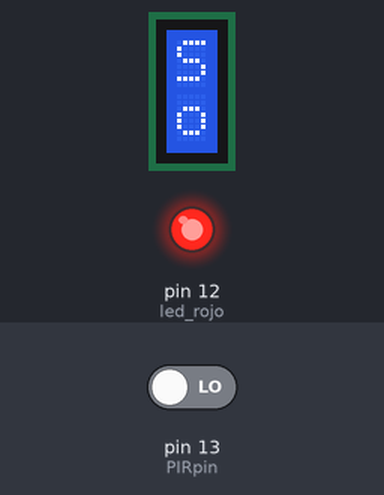
A sketch run on a simulated Arduino Uno, built with avr-gcc and run on an emulated ATmega328P. Shown: 1×2 character LCD, output pins drawn as LEDs (lit = HIGH). The test bench sets the inputs (shaded band); at power-on: pin 13 (PIRpin) LOW.

Above: at 1.6 s.
1.7 s: pin 13 (PIRpin) driven HIGH
At 3.6 s:
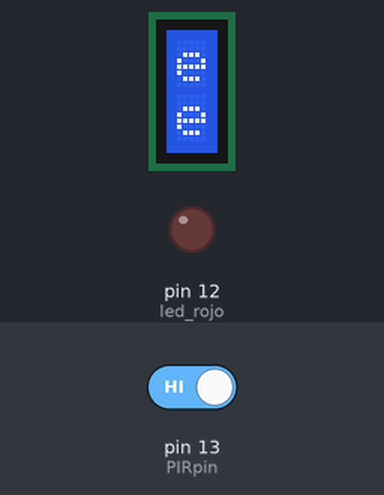
4.7 s: pin 13 (PIRpin) driven LOW
At 6.7 s:
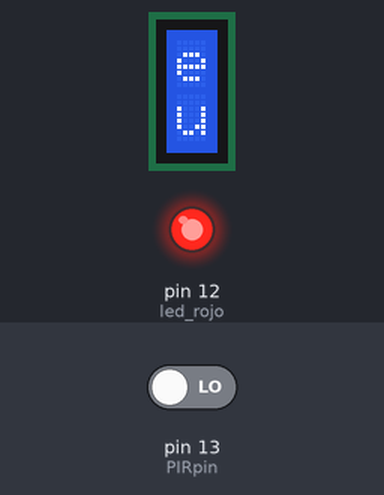
7.7 s: pin 13 (PIRpin) driven HIGH
At 9.7 s:
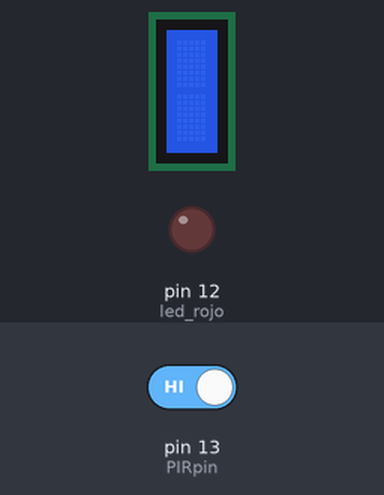
10.0 s: pin 13 (PIRpin) driven LOW
At 11.6 s:
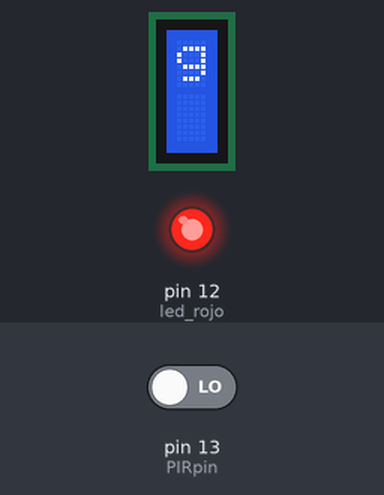
13.0 s: pin 13 (PIRpin) driven HIGH
At 14.8 s:
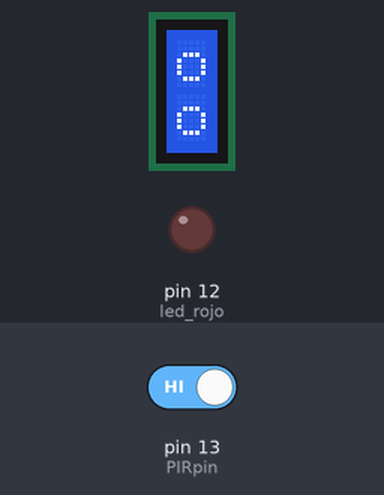
15.4 s: pin 13 (PIRpin) driven LOW
At 17.8 s:
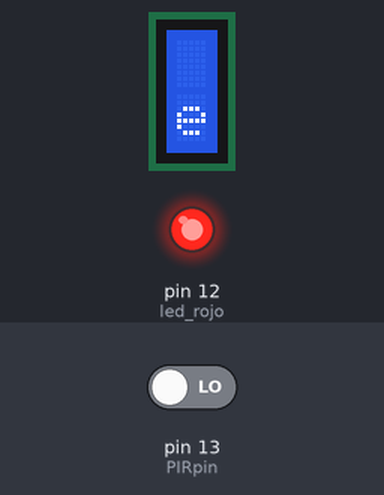
Timing chart, 0 to 19.3 s (numbered marks = the images above; inputs shaded):
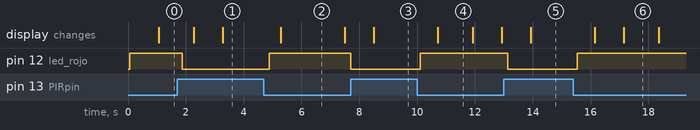

Measured:
- after the input at 1.7 s, pin 12 (led_rojo): HIGH → LOW after 0.17 s; the display: first changes after 0.57 s (image 1 shows a later state)
- after the input at 4.7 s, pin 12 (led_rojo): LOW → HIGH after 0.19 s; the display: changes after 0.59 s (image 2)
- after the input at 7.7 s, pin 12 (led_rojo): HIGH → LOW at once; the display: changes after 0.81 s (image 3)
- after the input at 10.0 s, pin 12 (led_rojo): LOW → HIGH after 0.11 s; the display: changes after 0.72 s (image 4)
- after the input at 13.0 s, pin 12 (led_rojo): HIGH → LOW after 0.13 s; the display: changes after 0.93 s (image 5)
- after the input at 15.4 s, pin 12 (led_rojo): LOW → HIGH after 0.14 s; the display: first changes after 0.74 s (image 6 shows a later state)
- what the display in image 2 shows lasts 2.2 s, from 5.3 s to 7.5 s

The sketch:

t-19.ino
```cpp
#include <LiquidCrystal.h>
LiquidCrystal lcd(7,6,5,4,3,2);//se asignan pines de conexion

const int PIRpin = 13;//pin 2 asignado

void setup() {

 Serial.begin(9600);//enlase puerto serial
 pinMode(13,INPUT);//PIR PIN
 pinMode(12,OUTPUT);//led rojo
 lcd.begin(1,2);//se enciende puerta serial
}

void loop() {
 int valor = digitalRead(PIRpin);//lee la variable que tenga PIRpin

  if(valor == HIGH){

    digitalWrite(12,LOW);//apaga el led
    digitalWrite(13,HIGH);//el pir detecta
    lcd.print("Peligro ");//escribe peligro
    delay(200);//delay de 0.2segundos

  }else{

    digitalWrite(12,HIGH);//prende el led
    digitalWrite(13,LOW);//el pir detecta
    lcd.print("Seguro ");//esccribe seguro
    delay(200);//delay de 0.2segundos

  }
}
```
